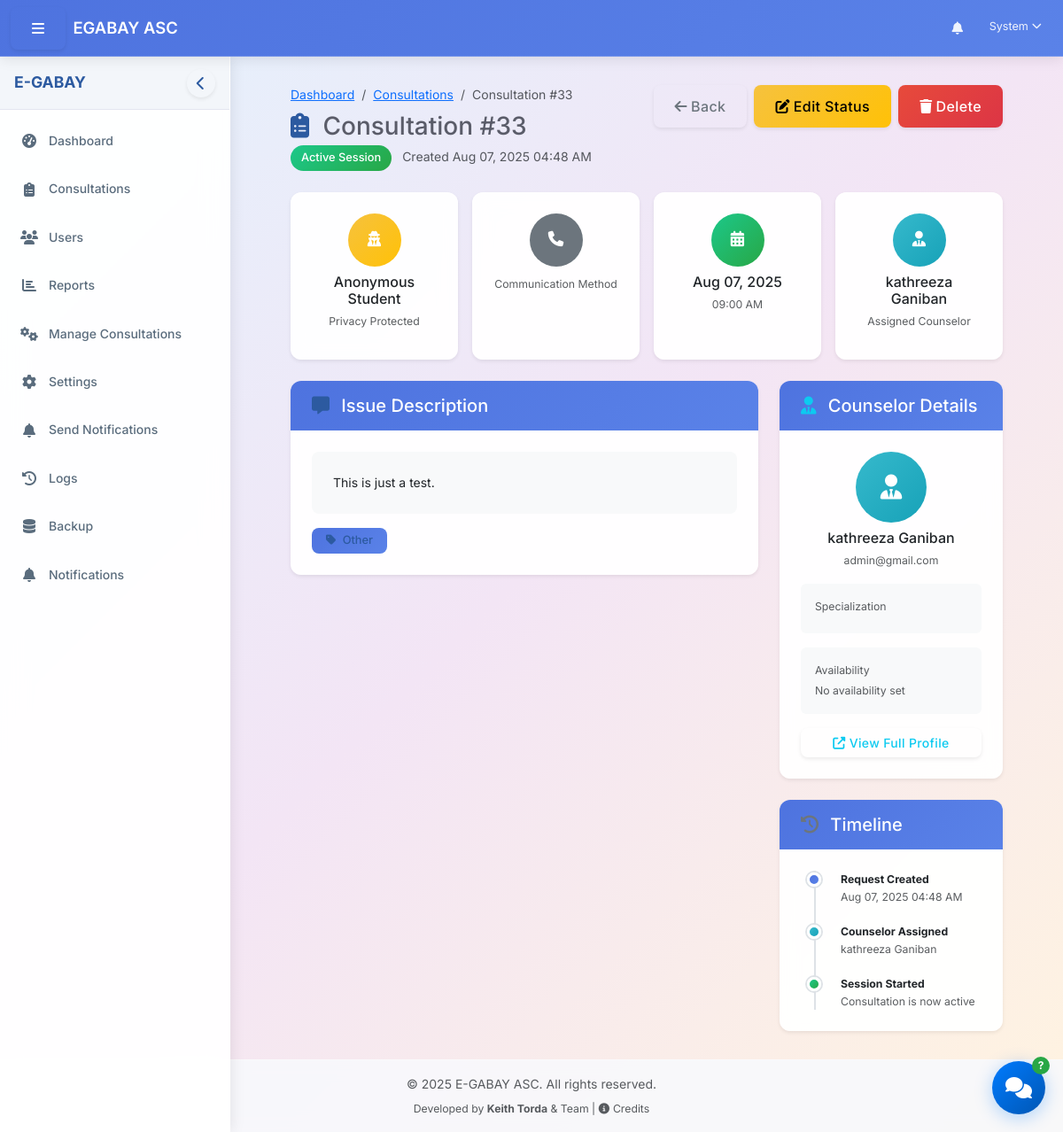
The page /dashboard/admin/view_consultation.php?id=33 (signed in) on the database its author committed.
### tables this page shows
CREATE TABLE `consultation_requests` (
  `id` int(11) NOT NULL AUTO_INCREMENT,
  `student_id` int(11) NOT NULL,
  `counselor_id` int(11) DEFAULT NULL,
  `issue_description` text NOT NULL,
  `issue_category` varchar(100) DEFAULT NULL,
  `preferred_date` date NOT NULL,
  `preferred_time` time NOT NULL,
  `communication_method` enum('in_person','phone','video','email','chat','voice') NOT NULL,
  `is_anonymous` tinyint(1) NOT NULL DEFAULT 0,
  `status` enum('pending','live','completed','cancelled') NOT NULL DEFAULT 'pending',
  `counselor_notes` text DEFAULT NULL,
  `created_at` timestamp NOT NULL DEFAULT current_timestamp(),
  `updated_at` timestamp NOT NULL DEFAULT current_timestamp() ON UPDATE current_timestamp(),
  PRIMARY KEY (`id`),
  KEY `idx_consultation_requests_student` (`student_id`),
  KEY `idx_consultation_requests_counselor` (`counselor_id`),
  KEY `idx_consultation_status` (`status`),
  KEY `idx_consultation_student` (`student_id`),
  KEY `idx_consultation_counselor` (`counselor_id`),
  KEY `idx_consultation_date` (`created_at`),
  CONSTRAINT `consultation_requests_ibfk_1` FOREIGN KEY (`student_id`) REFERENCES `users` (`user_id`) ON DELETE CASCADE,
  CONSTRAINT `consultation_requests_ibfk_2` FOREIGN KEY (`counselor_id`) REFERENCES `users` (`user_id`) ON DELETE CASCADE
);

CREATE TABLE `users` (
  `user_id` int(11) NOT NULL AUTO_INCREMENT,
  `username` varchar(50) NOT NULL,
  `password` varchar(255) NOT NULL,
  `first_name` varchar(100) NOT NULL,
  `last_name` varchar(100) NOT NULL,
  `email` varchar(100) NOT NULL,
  `role_id` int(11) NOT NULL,
  `is_active` tinyint(1) DEFAULT 1,
  `last_login` datetime DEFAULT NULL,
  `created_at` timestamp NOT NULL DEFAULT current_timestamp(),
  `updated_at` timestamp NOT NULL DEFAULT current_timestamp() ON UPDATE current_timestamp(),
  `profile_picture` varchar(255) DEFAULT NULL,
  `verification_token` varchar(64) DEFAULT NULL,
  `is_verified` tinyint(1) NOT NULL DEFAULT 0,
  PRIMARY KEY (`user_id`),
  UNIQUE KEY `username` (`username`),
  UNIQUE KEY `email` (`email`),
  KEY `idx_users_role` (`role_id`),
  KEY `idx_users_username_fast` (`username`),
  KEY `idx_users_email_fast` (`email`),
  KEY `idx_users_verification_token` (`verification_token`),
  KEY `idx_users_active_verified` (`is_active`,`is_verified`),
  CONSTRAINT `users_ibfk_1` FOREIGN KEY (`role_id`) REFERENCES `roles` (`role_id`)
);

### classes/Consultation.php (called while the page is built, shortened)
<?php
class Consultation {
    private $conn;
    private $table = "consultation_requests";
    public function __construct($db) {
        $this->conn = $db;
    }
    public function getRequestById($id) {
        $query = "SELECT cr.*,
                  u1.first_name as student_first_name, u1.last_name as student_last_name, u1.email as student_email,
                  u2.first_name as counselor_first_name, u2.last_name as counselor_last_name, u2.email as counselor_email
                  FROM " . $this->table . " cr
                  JOIN users u1 ON cr.student_id = u1.user_id
                  LEFT JOIN users u2 ON cr.counselor_id = u2.user_id
                  WHERE cr.id = ?
                  LIMIT 0,1";
        $stmt = $this->conn->prepare($query);
        $stmt->bindParam(1, $id);
        $stmt->execute();
        return $stmt->fetch(PDO::FETCH_ASSOC);
    }
}
?>

### includes/utility.php (called while the page is built, shortened)
<?php
function formatDate($date, $format = 'Y-m-d') {
    try {
        $dateTime = new DateTime($date, new DateTimeZone('UTC'));
        $dateTime->setTimezone(new DateTimeZone('Asia/Manila'));
        return $dateTime->format($format);
    } catch (Exception $e) {
        $timestamp = strtotime($date);
        if ($timestamp === false) return '';
        return date($format, $timestamp);
    }
}
function formatTime($time, $format = 'h:i A') {
    try {
        $dateTime = new DateTime($time, new DateTimeZone('Asia/Manila'));
        return $dateTime->format($format);
    } catch (Exception $e) {
        date_default_timezone_set('Asia/Manila');
        $timestamp = strtotime($time);
        if ($timestamp === false) return '';
        return date($format, $timestamp);
    }
}
?>

### dashboard/admin/view_consultation.php (the view, shortened to what this page needs)
<?php
require_once __DIR__ . '/../../includes/path_fix.php';
require_once $base_path . '/config/config.php';
require_once $base_path . '/classes/Auth.php';
require_once $base_path . '/classes/Consultation.php';
require_once $base_path . '/classes/Chat.php';
$database = new Database();
$db = $database->getConnection();
$consultation = new Consultation($db);
$consultation_id = (int)$_GET['id'];
$consultation_data = $consultation->getRequestById($consultation_id);
$counselor = null;
$counselor_profile = null;
if ($consultation_data['counselor_id']) {
    $query = "SELECT * FROM users WHERE user_id = ?";
    $stmt = $db->prepare($query);
    $stmt->execute([$consultation_data['counselor_id']]);
    $counselor = $stmt->fetch(PDO::FETCH_ASSOC);
    $query = "SELECT * FROM counselor_profiles WHERE user_id = ?";
    $stmt = $db->prepare($query);
    $stmt->execute([$consultation_data['counselor_id']]);
    $counselor_profile = $stmt->fetch(PDO::FETCH_ASSOC);
}
include_once $base_path . '/includes/header.php';
?>
<div class="container-fluid px-4">
    <div class="row mb-4">
        <div class="col-12">
            <div class="d-flex justify-content-between align-items-start flex-wrap">
                <div class="mb-3 mb-md-0">
                    <ol class="breadcrumb mb-2">
                        <li class="breadcrumb-item"><a href="<?php echo SITE_URL; ?>/dashboard/admin/">Dashboard</a></li>
                        <li class="breadcrumb-item"><a href="<?php echo SITE_URL; ?>/dashboard/admin/consultations.php">Consultations</a></li>
                        <li class="breadcrumb-item active">Consultation #<?php echo $consultation_data['id']; ?></li>
                    </ol>
                    <h1 class="h3 mb-1">
                        <i class="fas fa-clipboard-list me-2 text-primary"></i>
                        Consultation #<?php echo $consultation_data['id']; ?>
                    </h1>
                    <p class="text-muted mb-0">
                        <?php
                        switch ($consultation_data['status']) {
                            case 'live':
                                echo '<span class="badge bg-success rounded-pill me-2">Active Session</span>';
                                break;
                        }
                        ?>
                        Created <?php echo formatDate($consultation_data['created_at'], 'M d, Y h:i A'); ?>
                    </p>
                </div>
                <div class="d-flex gap-2 flex-wrap">
                    <a href="<?php echo SITE_URL; ?>/dashboard/admin/consultations.php" class="btn btn-outline-secondary">
                        <i class="fas fa-arrow-left me-1"></i>Back
                    </a>
                    <?php if ($consultation_data['status'] === 'pending' || $consultation_data['status'] === 'live'): ?>
                        <button class="btn btn-warning" data-bs-toggle="modal" data-bs-target="#updateStatusModal">
                            <i class="fas fa-edit me-1"></i>Edit Status
                        </button>
                    <?php endif; ?>
                    <button class="btn btn-danger" data-bs-toggle="modal" data-bs-target="#deleteConsultationModal">
                        <i class="fas fa-trash me-1"></i>Delete
                    </button>
                </div>
            </div>
        </div>
    </div>
    <div class="row g-3 mb-4">
        <div class="col-md-6 col-lg-3">
            <div class="card h-100 border-0 shadow-sm">
                <div class="card-body text-center">
                    <div class="mb-2">
                        <?php if ($consultation_data['is_anonymous']): ?>
                            <div class="bg-warning rounded-circle d-inline-flex align-items-center justify-content-center" style="width: 60px; height: 60px;">
                            </div>
                            <h6 class="mt-2 mb-1">Anonymous Student</h6>
                            <small class="text-muted">Privacy Protected</small>
                        <?php endif; ?>
                    </div>
                </div>
            </div>
        </div>
        <div class="col-md-6 col-lg-3">
            <div class="card h-100 border-0 shadow-sm">
                <div class="card-body text-center">
                    <div class="mb-2">
                        <?php
                        $method = $consultation_data['communication_method'];
                        $method_info = [
                            'chat' => ['icon' => 'comments', 'color' => 'info', 'label' => 'Live Chat'],
                            'video_call' => ['icon' => 'video', 'color' => 'success', 'label' => 'Video Call'],
                            'in_person' => ['icon' => 'user-friends', 'color' => 'warning', 'label' => 'In Person'],
                            'phone_call' => ['icon' => 'phone', 'color' => 'primary', 'label' => 'Phone Call']
                        ];
                        $info = $method_info[$method] ?? ['icon' => 'phone', 'color' => 'secondary', 'label' => ucfirst($method)];
                        ?>
                        <div class="bg-<?php echo $info['color']; ?> rounded-circle d-inline-flex align-items-center justify-content-center text-white" style="width: 60px; height: 60px;">
                        </div>
                        <small class="text-muted">Communication Method</small>
                    </div>
                </div>
            </div>
        </div>
        <div class="col-md-6 col-lg-3">
            <div class="card h-100 border-0 shadow-sm">
                <div class="card-body text-center">
                    <div class="mb-2">
                        <div class="bg-success rounded-circle d-inline-flex align-items-center justify-content-center text-white" style="width: 60px; height: 60px;">
                        </div>
                        <h6 class="mt-2 mb-1"><?php echo formatDate($consultation_data['preferred_date'], 'M d, Y'); ?></h6>
                        <small class="text-muted"><?php echo formatTime($consultation_data['preferred_time']); ?></small>
                    </div>
                </div>
            </div>
        </div>
        <div class="col-md-6 col-lg-3">
            <div class="card h-100 border-0 shadow-sm">
                <div class="card-body text-center">
                    <div class="mb-2">
                        <?php if ($counselor): ?>
                            <div class="bg-info rounded-circle d-inline-flex align-items-center justify-content-center text-white" style="width: 60px; height: 60px;">
                            </div>
                            <h6 class="mt-2 mb-1"><?php echo $counselor['first_name'] . ' ' . $counselor['last_name']; ?></h6>
                            <small class="text-muted">Assigned Counselor</small>
                        <?php endif; ?>
                    </div>
                </div>
            </div>
        </div>
    </div>
    <div class="row g-4">
        <div class="col-lg-8">
            <div class="card border-0 shadow-sm mb-4">
                <div class="card-header bg-white border-bottom-0 py-3">
                    <h5 class="card-title mb-0">
                        <i class="fas fa-comment-alt me-2 text-primary"></i>
                        Issue Description
                    </h5>
                </div>
                <div class="card-body">
                    <div class="p-4 bg-light rounded-3">
                        <?php echo nl2br(htmlspecialchars($consultation_data['issue_description'])); ?>
                    </div>
                    <?php if (!empty($consultation_data['issue_category'])): ?>
                    <div class="mt-3">
                        <span class="badge bg-primary bg-opacity-10 text-primary px-3 py-2">
                            <i class="fas fa-tag me-1"></i>
                            <?php echo $consultation_data['issue_category']; ?>
                        </span>
                    </div>
                    <?php endif; ?>
                </div>
            </div>
        </div>
        <div class="col-lg-4">
            <?php if ($counselor): ?>
            <div class="card border-0 shadow-sm mb-4">
                <div class="card-header bg-white border-bottom-0 py-3">
                    <h5 class="card-title mb-0">
                        <i class="fas fa-user-tie me-2 text-info"></i>
                        Counselor Details
                    </h5>
                </div>
                <div class="card-body">
                    <div class="text-center mb-3">
                        <div class="bg-info rounded-circle d-inline-flex align-items-center justify-content-center text-white mb-2" style="width: 80px; height: 80px;">
                            <i class="fas fa-user-tie fa-2x"></i>
                        </div>
                        <h6 class="mb-1"><?php echo $counselor['first_name'] . ' ' . $counselor['last_name']; ?></h6>
                        <small class="text-muted"><?php echo $counselor['email']; ?></small>
                    </div>
                    <?php if ($counselor_profile): ?>
                    <div class="p-3 bg-light rounded mb-3">
                        <div class="text-muted mb-1 small">Specialization</div>
                    </div>
                    <div class="p-3 bg-light rounded mb-3">
                        <div class="text-muted mb-1 small">Availability</div>
                        <?php if (!empty($counselor_profile['availability'])): ?>
                            <div class="small"><?php echo formatAvailabilityDisplay($counselor_profile['availability']); ?></div>
                        <?php else: ?>
                            <div class="text-muted small">No availability set</div>
                        <?php endif; ?>
                    </div>
                    <?php endif; ?>
                    <div class="mt-3">
                        <a href="<?php echo SITE_URL; ?>/dashboard/admin/users.php?action=view&id=<?php echo $counselor['user_id']; ?>" class="btn btn-outline-info btn-sm w-100">
                            <i class="fas fa-external-link-alt me-1"></i>View Full Profile
                        </a>
                    </div>
                </div>
            </div>
            <?php endif; ?>
            <div class="card border-0 shadow-sm">
                <div class="card-header bg-white border-bottom-0 py-3">
                    <h5 class="card-title mb-0">
                        <i class="fas fa-history me-2 text-secondary"></i>
                        Timeline
                    </h5>
                </div>
                <div class="card-body">
                    <div class="timeline">
                        <div class="timeline-item">
                            <div class="timeline-marker bg-primary"></div>
                            <div class="timeline-content">
                                <div class="fw-bold small">Request Created</div>
                                <div class="text-muted small"><?php echo formatDate($consultation_data['created_at'], 'M d, Y h:i A'); ?></div>
                            </div>
                        </div>
                        <?php if ($counselor): ?>
                        <div class="timeline-item">
                            <div class="timeline-marker bg-info"></div>
                            <div class="timeline-content">
                                <div class="fw-bold small">Counselor Assigned</div>
                                <div class="text-muted small"><?php echo $counselor['first_name'] . ' ' . $counselor['last_name']; ?></div>
                            </div>
                        </div>
                        <?php endif; ?>
                        <?php if ($consultation_data['status'] === 'live'): ?>
                        <div class="timeline-item">
                            <div class="timeline-marker bg-success"></div>
                            <div class="timeline-content">
                                <div class="fw-bold small">Session Started</div>
                                <div class="text-muted small">Consultation is now active</div>
                            </div>
                        </div>
                        <?php endif; ?>
                    </div>
                </div>
            </div>
        </div>
    </div>
</div>
<?php
include_once $base_path . '/includes/footer.php';
?>

### rows shown on the page
consultation_requests: id "33", created_at "Aug 07, 2025 04:48 AM", preferred_date "Aug 07, 2025", preferred_time "09:00 AM", issue_description "This is just a test.", issue_category "Other"
users: first_name "kathreeza", last_name "Ganiban", email "admin@gmail.com"

### other values the page prints
$_SESSION['first_name'] "System"
